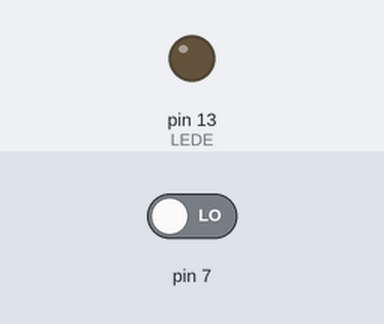
Recording of a sketch running on a simulated Arduino Uno, built with avr-gcc and run on an emulated ATmega328P. Parts: output pins drawn as LEDs (lit = HIGH). The inputs (shaded band) are chosen by the test bench; at power-on: pin 7 LOW.

Above: at 1.2 s.
1.3 s: pin 7 driven HIGH
At 1.8 s:
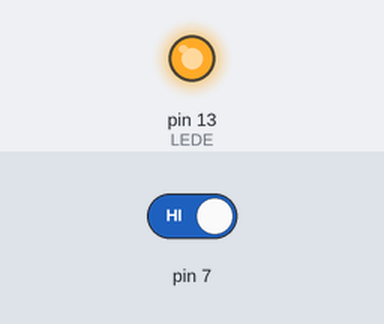
4.3 s: pin 7 driven LOW
At 4.8 s:
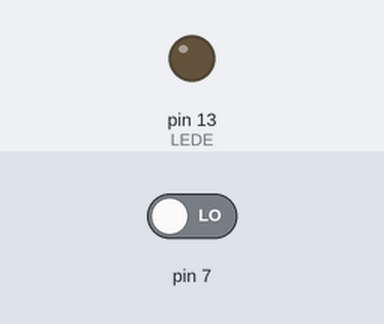
Timing chart, 0 to 7.3 s (numbered marks = the images above; inputs shaded):
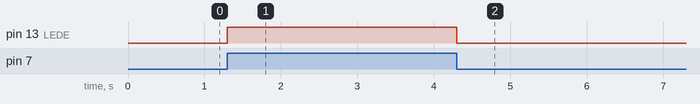

The sketch:

ledessss.ino
```cpp
const int LEDE = 13;
const int SENS = 9;


void setup() {
  // put your setup code here, to run once:
pinMode(LEDE , OUTPUT);
pinMode(SENS , INPUT);
Serial.begin(9600);

}

void loop() {
  // put your main code here, to run repeatedly:
  int SENSOR = digitalRead(7);
  if (SENSOR == HIGH){

    digitalWrite(LEDE , HIGH);
    delay(100);
    digitalWrite(LEDE , LOW);

  }else{
      digitalWrite(LEDE , LOW);
  }
}
```

Measured:
- after the input at 1.3 s, pin 13 (LEDE): LOW → HIGH at once
- after the input at 4.3 s, pin 13 (LEDE): HIGH → LOW at once
